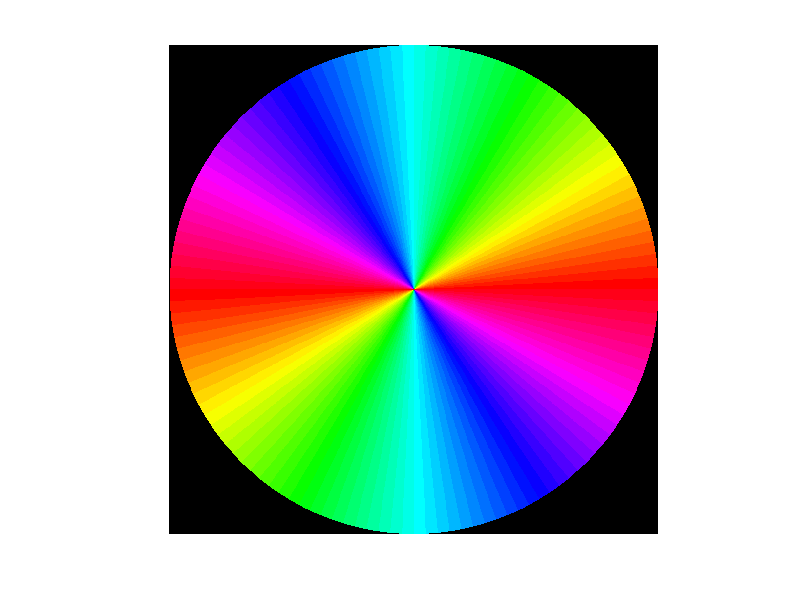

The MATLAB script that drew this image:
function [I, R, A, h] = fix_color_wheel(s, do_plot, c_mat)
% function [I, R, A, h] = fix_color_wheel(s, do_plot, c_mat)


if nargin < 1
    s = 1001;
end

if nargin < 2
    do_plot = 1;
end

if nargin < 3
    c_mat = hsv;
end


c = round(s/2);

x = linspace(-c, c, s);
y = linspace(-c, c, s);

I = ones(s);
R = ones(s);

for i = 1:s
    
    ang =  y / x(i);
    
    I(i,:) = atand(ang);
    
    r = sqrt(y.^2 + x(i)^2);
    
    R(i,:) = r/c;
    
    I(i,r>c) = nan;
end

A = (R<1) .* R;

if do_plot
    set(gcf, 'color', 'w')
    h = imagesc(I);
    colormap(c_mat)
    hold on
    set(h, 'alphadata', A)
    caxis([-90 90])
    axis image off
end




